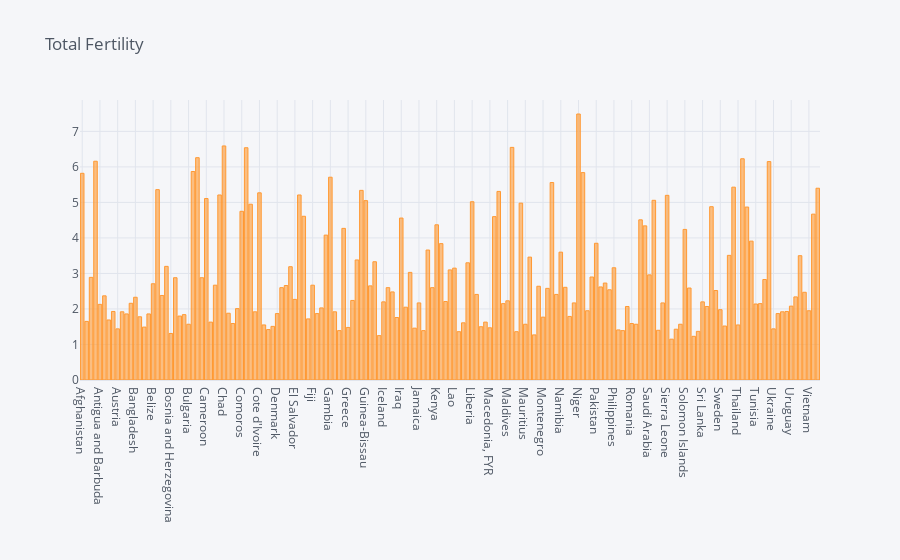

Notebook code cell kept with this figure:
### Markdown cell above
#### Total Fertility

### Code cell
# Plotting Total Fertility vs Countries
df.iplot(kind='bar',x='country',y='total_fer',title='Total Fertility')

### Figure 1 — Plotly figure (JSON) as saved in the notebook; plotly's stock layout.template omitted (floating-point values rounded to 4 significant figures; data arrays with more than 128 entries replaced by an {"elided": "..."} marker saying what was removed)
{"data": [{"marker": {"color": "rgba(255, 153, 51, 0.6)", "line": {"color": "rgba(255, 153, 51, 1.0)", "width": 1}}, "name": "total_fer", "orientation": "v", "text": "", "type": "bar", "x": {"elided": "167 str values"}, "y": {"elided": "167 float values"}}], "layout": {"legend": {"bgcolor": "#F5F6F9", "font": {"color": "#4D5663"}}, "paper_bgcolor": "#F5F6F9", "plot_bgcolor": "#F5F6F9", "title": {"font": {"color": "#4D5663"}, "text": "Total Fertility"}, "xaxis": {"gridcolor": "#E1E5ED", "showgrid": true, "tickfont": {"color": "#4D5663"}, "title": {"font": {"color": "#4D5663"}, "text": ""}, "zerolinecolor": "#E1E5ED"}, "yaxis": {"gridcolor": "#E1E5ED", "showgrid": true, "tickfont": {"color": "#4D5663"}, "title": {"font": {"color": "#4D5663"}, "text": ""}, "zerolinecolor": "#E1E5ED"}}}
